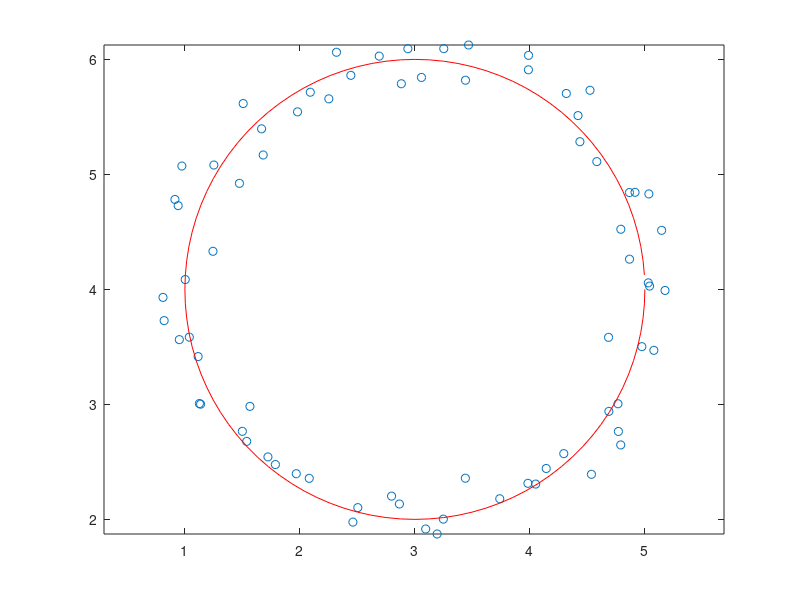

Write the MATLAB code that produced this figure.
load('XYcircle.mat')
x=XYcircle(:,1);
y=XYcircle(:,2);
plot(x,y,'o')
axis equal
dmin=1E500;
% take a look and adjust ranges for x, y und r
for x0=2.5:0.1:3.5
    for y0=3.5:0.1:4.5
        for r=1.5:0.1:3
            d=0;
            for number=1:1:length(x)
                d=d+(r-sqrt((x(number)-x0)^2+(y(number)-y0)^2))^2;
            end
            if d<dmin
                dmin=d;
                x0best=x0;
                y0best=y0;
                rbest=r;
            end
        end
    end
end
hold 'on'
for i=1:100
    x_est(i)=x0best+rbest*cos(2*pi*i/100);
    y_est(i)=y0best+rbest*sin(2*pi*i/100);
end
plot(x_est,y_est,'-r')